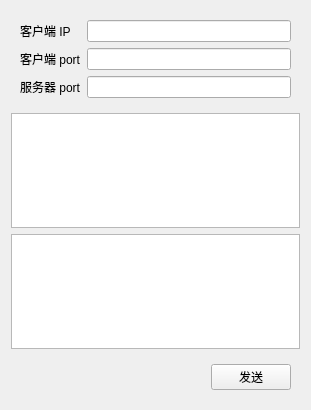
<?xml version="1.0" encoding="UTF-8"?>
<ui version="4.0">
 <class>Server</class>
 <widget class="QWidget" name="Server">
  <property name="geometry">
   <rect>
    <x>0</x>
    <y>0</y>
    <width>311</width>
    <height>410</height>
   </rect>
  </property>
  <property name="windowTitle">
   <string>Server</string>
  </property>
  <layout class="QVBoxLayout" name="verticalLayout">
   <item>
    <widget class="QWidget" name="widget" native="true">
     <layout class="QGridLayout" name="gridLayout">
      <item row="0" column="0">
       <widget class="QLabel" name="label">
        <property name="text">
         <string>客户端 IP</string>
        </property>
       </widget>
      </item>
      <item row="0" column="1">
       <widget class="QLineEdit" name="cIp"/>
      </item>
      <item row="1" column="0">
       <widget class="QLabel" name="label_2">
        <property name="text">
         <string>客户端 port</string>
        </property>
       </widget>
      </item>
      <item row="1" column="1">
       <widget class="QLineEdit" name="cPort"/>
      </item>
      <item row="2" column="0">
       <widget class="QLabel" name="label_3">
        <property name="text">
         <string>服务器 port</string>
        </property>
       </widget>
      </item>
      <item row="2" column="1">
       <widget class="QLineEdit" name="sPort"/>
      </item>
     </layout>
    </widget>
   </item>
   <item>
    <widget class="QTextEdit" name="record"/>
   </item>
   <item>
    <widget class="QTextEdit" name="msg"/>
   </item>
   <item>
    <widget class="QWidget" name="widget_2" native="true">
     <layout class="QHBoxLayout" name="horizontalLayout">
      <item>
       <spacer name="horizontalSpacer">
        <property name="orientation">
         <enum>Qt::Horizontal</enum>
        </property>
        <property name="sizeHint" stdset="0">
         <size>
          <width>186</width>
          <height>20</height>
         </size>
        </property>
       </spacer>
      </item>
      <item>
       <widget class="QPushButton" name="send">
        <property name="text">
         <string>发送</string>
        </property>
       </widget>
      </item>
     </layout>
    </widget>
   </item>
  </layout>
 </widget>
 <resources/>
 <connections/>
</ui>
